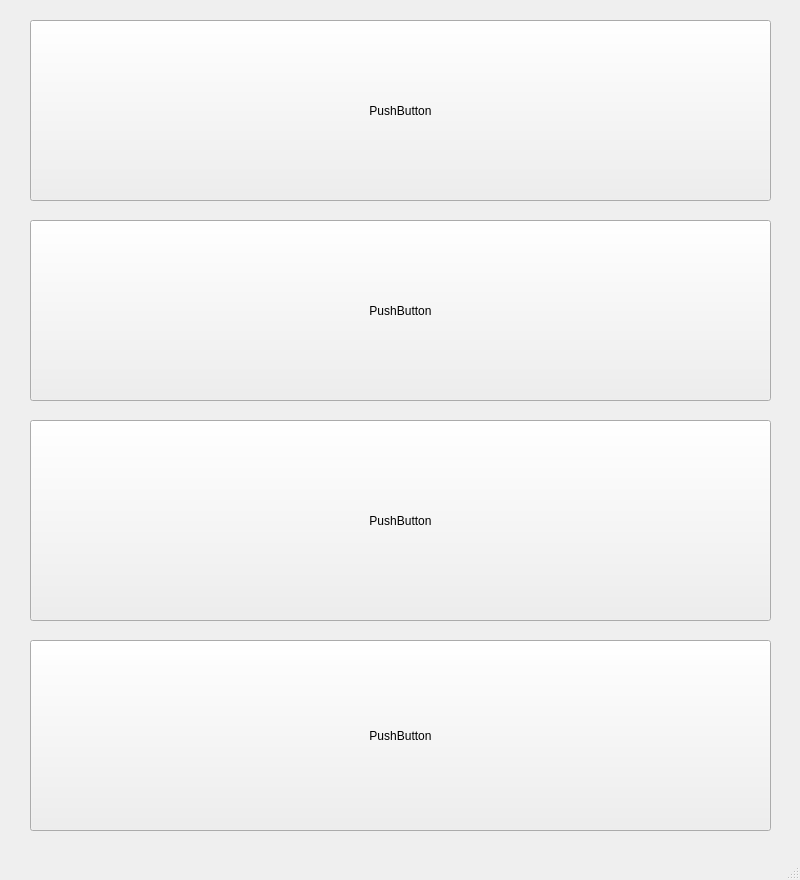
<?xml version="1.0" encoding="UTF-8"?>
<ui version="4.0">
 <class>MainWindow</class>
 <widget class="QMainWindow" name="MainWindow">
  <property name="geometry">
   <rect>
    <x>0</x>
    <y>0</y>
    <width>800</width>
    <height>880</height>
   </rect>
  </property>
  <property name="windowTitle">
   <string>MainWindow</string>
  </property>
  <widget class="QWidget" name="centralwidget">
   <widget class="QPushButton" name="pushButton">
    <property name="geometry">
     <rect>
      <x>30</x>
      <y>20</y>
      <width>741</width>
      <height>181</height>
     </rect>
    </property>
    <property name="text">
     <string>PushButton</string>
    </property>
   </widget>
   <widget class="QPushButton" name="pushButton_2">
    <property name="geometry">
     <rect>
      <x>30</x>
      <y>220</y>
      <width>741</width>
      <height>181</height>
     </rect>
    </property>
    <property name="text">
     <string>PushButton</string>
    </property>
   </widget>
   <widget class="QPushButton" name="pushButton_3">
    <property name="geometry">
     <rect>
      <x>30</x>
      <y>640</y>
      <width>741</width>
      <height>191</height>
     </rect>
    </property>
    <property name="text">
     <string>PushButton</string>
    </property>
   </widget>
   <widget class="QPushButton" name="pushButton_4">
    <property name="geometry">
     <rect>
      <x>30</x>
      <y>420</y>
      <width>741</width>
      <height>201</height>
     </rect>
    </property>
    <property name="text">
     <string>PushButton</string>
    </property>
   </widget>
  </widget>
  <widget class="QMenuBar" name="menubar">
   <property name="geometry">
    <rect>
     <x>0</x>
     <y>0</y>
     <width>800</width>
     <height>23</height>
    </rect>
   </property>
  </widget>
  <widget class="QStatusBar" name="statusbar"/>
 </widget>
 <resources/>
 <connections/>
</ui>
